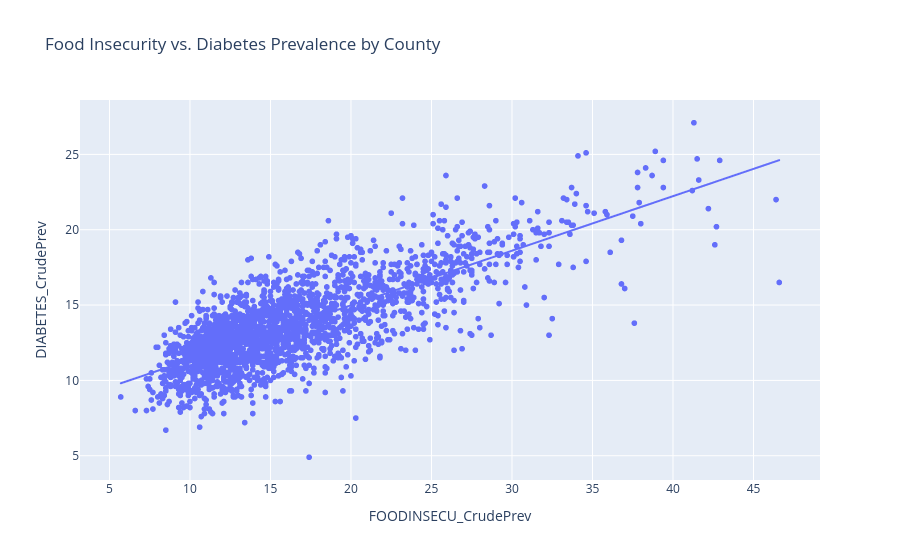

Write notebook code for a chart like this one.
### Code cell
import plotly.express as px

fig = px.scatter(
    health_clean, x="FOODINSECU_CrudePrev", y="DIABETES_CrudePrev",
    hover_data=["CountyName", "StateAbbr"],
    trendline="ols",
    title="Food Insecurity vs. Diabetes Prevalence by County"
)
fig.show()

### Figure 1 — Plotly figure (JSON) as saved in the notebook; plotly's stock layout.template omitted (floating-point values rounded to 4 significant figures; data arrays with more than 128 entries replaced by an {"elided": "..."} marker saying what was removed)
{"data": [{"customdata": {"elided": "2956x2 str values"}, "hovertemplate": "FOODINSECU_CrudePrev=%{x}<br>DIABETES_CrudePrev=%{y}<br>CountyName=%{customdata[0]}<br>StateAbbr=%{customdata[1]}<extra></extra>", "legendgroup": "", "marker": {"color": "#636efa", "symbol": "circle"}, "mode": "markers", "name": "", "showlegend": false, "type": "scattergl", "x": {"elided": "2956 float values"}, "xaxis": "x", "y": {"elided": "2956 float values"}, "yaxis": "y"}, {"hovertemplate": "<b>OLS trendline</b><br>DIABETES_CrudePrev = 0.362084 * FOODINSECU_CrudePrev + 7.74418<br>R<sup>2</sup>=0.596406<br><br>FOODINSECU_CrudePrev=%{x}<br>DIABETES_CrudePrev=%{y} <b>(trend)</b><extra></extra>", "legendgroup": "", "marker": {"color": "#636efa", "symbol": "circle"}, "mode": "lines", "name": "", "showlegend": false, "type": "scattergl", "x": {"elided": "2299 float values"}, "xaxis": "x", "y": {"elided": "2299 float values"}, "yaxis": "y"}], "layout": {"legend": {"tracegroupgap": 0}, "title": {"text": "Food Insecurity vs. Diabetes Prevalence by County"}, "xaxis": {"anchor": "y", "domain": [0, 1], "title": {"text": "FOODINSECU_CrudePrev"}}, "yaxis": {"anchor": "x", "domain": [0, 1], "title": {"text": "DIABETES_CrudePrev"}}}}
